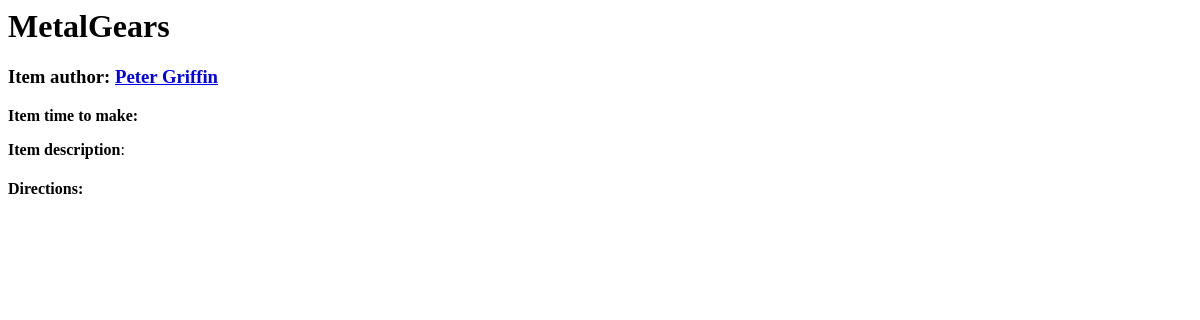
The page /recipe/3/ on the database as committed earlier.
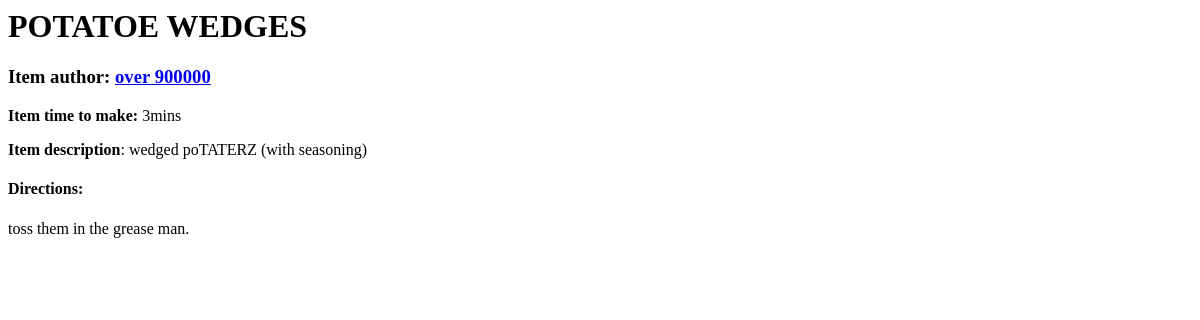
The same page on the database as committed later.
### recipeBox/models.py (models this page shows, shortened)
class RecipeItem(models.Model):
    title = models.CharField(max_length=50)
    description = models.TextField()
    prepTime = models.CharField(max_length=50)
    instructions = models.TextField()
    author = models.ForeignKey(Author,on_delete=models.CASCADE)
    post_date = models.DateTimeField(default=timezone.now)

class Author(models.Model):
    user = models.OneToOneField(User, on_delete=models.CASCADE, null=True)
    name = models.CharField(max_length=50)
    bio = models.TextField()
    def __str__(self):
        return self.name

### recipeBox/views.py (the view)
# urls.py: path('recipe/<int:key_id>/', views.recipe_item_view, name='itempage'),
def recipe_item_view(request, key_id):
    html = 'itempage.html'
    recipe = RecipeItem.objects.get(pk=key_id)
    return render(request, html, {'data': recipe})

### recipeBox/templates/itempage.html
<h1> {{ data.title }} </h1>
<h3> Item author: <a href="/author/{{data.author_id }}/">{{ data.author }}</a> </h3>
<p><strong>Item time to make: </strong> {{ data.prepTime }} </p>
<p><strong> Item description</strong>: {{ data.description }}</p>
<h4>Directions: </h4>
<p>
{{ data.instructions }}
</p>

Rows that differ between the two databases and show on the page:
changed RecipeItem: title "MetalGears" → "POTATOE WEDGES"; author "Peter Griffin" → "over 900000"; prepTime (not shown) → "3mins"; description (not shown) → "wedged poTATERZ (with seasoning)"; instructions (not shown) → "toss them in the grease man."
